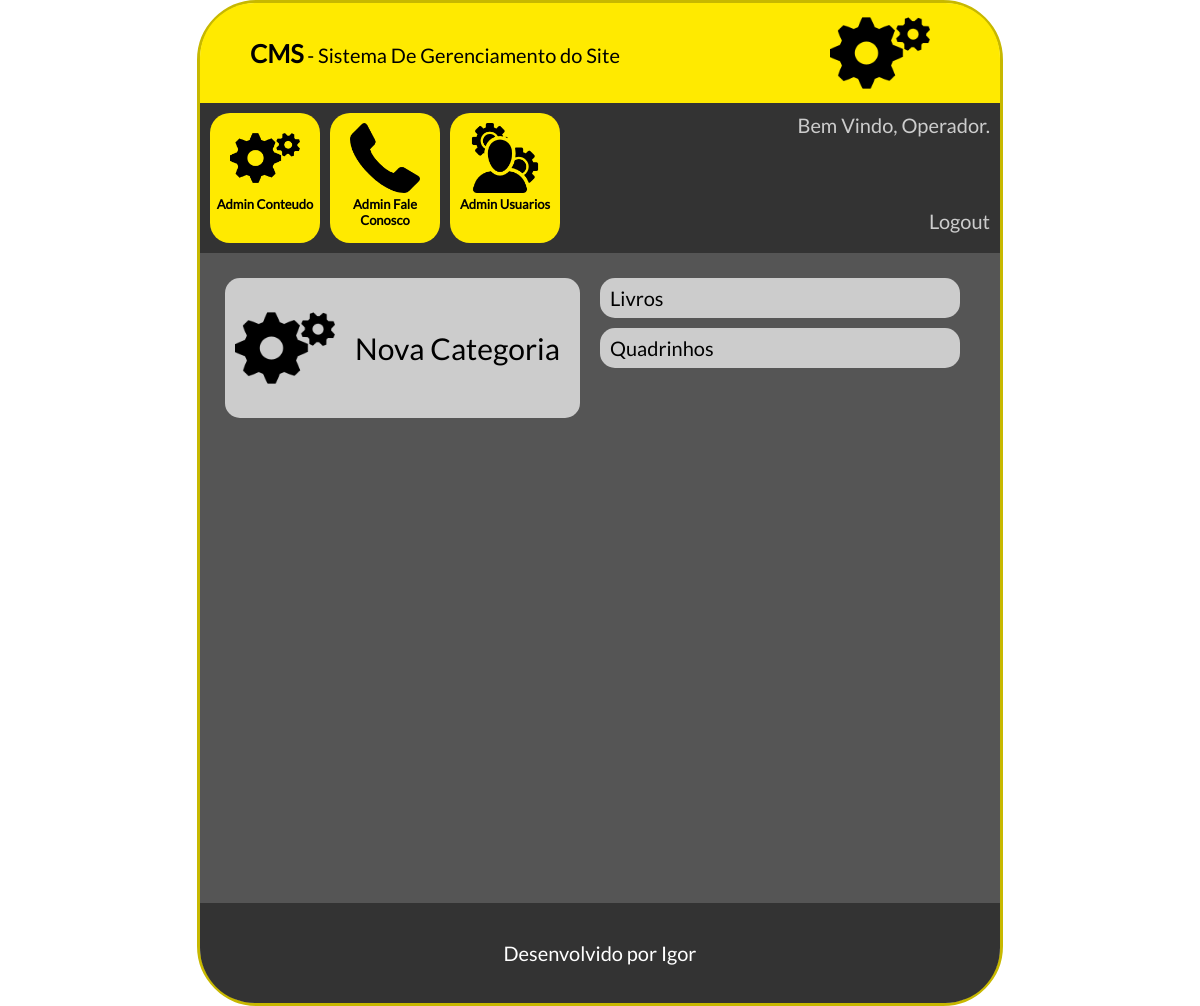
/cms/admincategoria.php (signed in), run on the app's committed database.
### tables this page shows
CREATE TABLE `tbl_usuarios` (
  `id` int(11) NOT NULL AUTO_INCREMENT,
  `nome` varchar(100) NOT NULL,
  `senha` varchar(100) NOT NULL,
  `id_nivel` int(11) NOT NULL,
  `ativo` int(11) NOT NULL,
  PRIMARY KEY (`id`),
  UNIQUE KEY `nome_UNIQUE` (`nome`),
  KEY `fk_usuarios_niveis_idx` (`id_nivel`),
  CONSTRAINT `fk_usuarios_niveis` FOREIGN KEY (`id_nivel`) REFERENCES `tbl_niveis` (`id`) ON DELETE NO ACTION ON UPDATE NO ACTION
);

CREATE TABLE `tbl_categorias` (
  `id` int(11) NOT NULL AUTO_INCREMENT,
  `nome` varchar(100) NOT NULL,
  `ativo` int(11) NOT NULL,
  PRIMARY KEY (`id`),
  UNIQUE KEY `id_UNIQUE` (`id`)
);

### cms/conexao.php (called while the page is built)
<?php
    function conexaoDb(){
        $host = "localhost";
        $database = "db_banca";
        $user = "root";
        $password = "bcd127";
        if(!$conexao = mysqli_connect($host,$user,$password,$database)){
            echo('Erro na conexão com o Banco de Dados');
        }
        return $conexao;
    }
?>

### cms/admincategoria.php (the view, shortened to what this page needs)
<?php
    include_once "db.php";
    $selectLogin = selectUsuarioBanco($_SESSION["idLogin"]);
    $rsLogado = mysqli_fetch_array($selectLogin);
    $nomeLogado = $rsLogado["nome"];
    $select = selectCategoriasBanco();
?>
<!doctype html>
<html lang="pt-br">
	<head>
        <link rel="stylesheet" type="text/css" href="css/style.css">
	</head>
	<body>
        <main id="caixaPrincipal">
            <div id="caixaLogo">
                <span class="textoGrande">CMS</span> - Sistema De Gerenciamento do Site
                <div id="logo"><img src="icones/config.png"></div>
            </div>
            <div id="caixaOpcoes">
                <div id="caixaUsuario">
                    Bem Vindo, <?php echo($nomeLogado)?>.<br><br><br><br>
                    <a href="../login.php?modo=logout"><span class="branco">Logout</span></a>
                </div>
            </div>
            <div id="caixaConteudo">
                <div class=colunaConteudo>
                    <a href="cadastrarcategoria.php">
                        <div class="caixaOpcao">
                            <div class="imagemOpcao"><img src="icones/config.png"></div>
                             Nova Categoria
                        </div>
                    </a>
                </div>
                <div class=colunaConteudoContatoNivel>
                    <?php
                    while($rsCategorias = mysqli_fetch_array($select)){
                    ?>
                        <div class="usuarioNivel">
                             <?php echo($rsCategorias['nome'])?>
                        </div>
                    <?php } ?>
                </div>
            </div>
            <footer id="rodape">
                Desenvolvido por Igor
            </footer>
        </main>
    </body>
</html>

### cms/css/style.css (style rules this page uses)
* { margin: 0px; padding: 0px; text-decoration: none; font-family: lato; font-size: 20px; }
.branco { color: #cccccc; }
.textoGrande { font-size: 25px; font-weight: bold; }
#caixaPrincipal { height: 1000px; width: 800px; margin-left: auto; margin-right: auto; border-radius: 60px; border: solid 3px #c7b800; }
#caixaLogo { height: 100px; width: 700px; background-color: #ffea00; border-top-left-radius: 55px; border-top-right-radius: 55px;; line-height: 100px; padding-left: 50px; padding-right: 50px; }
#logo { height: 100px; width: 100px; margin-right: 20px; float: right; }
#logo img { max-height: 100px; max-width: 100px; margin-right: 0px; transition: 0.2s; }
#caixaOpcoes { height: 130px; width: 780px; padding: 10px; background-color: #333333; }
#caixaUsuario { color: #cccccc; text-align: right; float: right; }
#caixaConteudo { height: 600px; width: 750px; padding: 25px; background-color: #555555; }
.colunaConteudo, .colunaConteudoContatoNivel { height: 600px; width: 375px; float: left; }
.colunaConteudoContatoNivel { overflow: auto; }
.caixaOpcao { height: 140px; width: 355px; line-height: 140px; margin-bottom: 10px; background-color: #cccccc; font-size: 30px; border-radius: 15px; transition: 0.2s; color: #000000; }
.imagemOpcao { height: 120px; width: 100px; line-height: 140px; padding-top: 20px; margin-left: 10px; margin-right: 20px; float: left; }
.imagemOpcao img { height: 100px; width: 100px; }
.usuarioNivel { height: 40px; width: 350px; line-height: 40px; padding-left: 10px; margin-bottom: 10px; background-color: #cccccc; font-size: 20px; border-radius: 15px; transition: 0.2s; }
#rodape { height: 100px; width: 800px; border-bottom-left-radius: 55px; border-bottom-right-radius: 55px; background-color: #333333; text-align: center; line-height: 100px; color: #ffffff; }

### data on the page
tbl_usuarios: nome "Operador"
tbl_categorias: nome "Livros"
tbl_categorias: nome "Quadrinhos"
